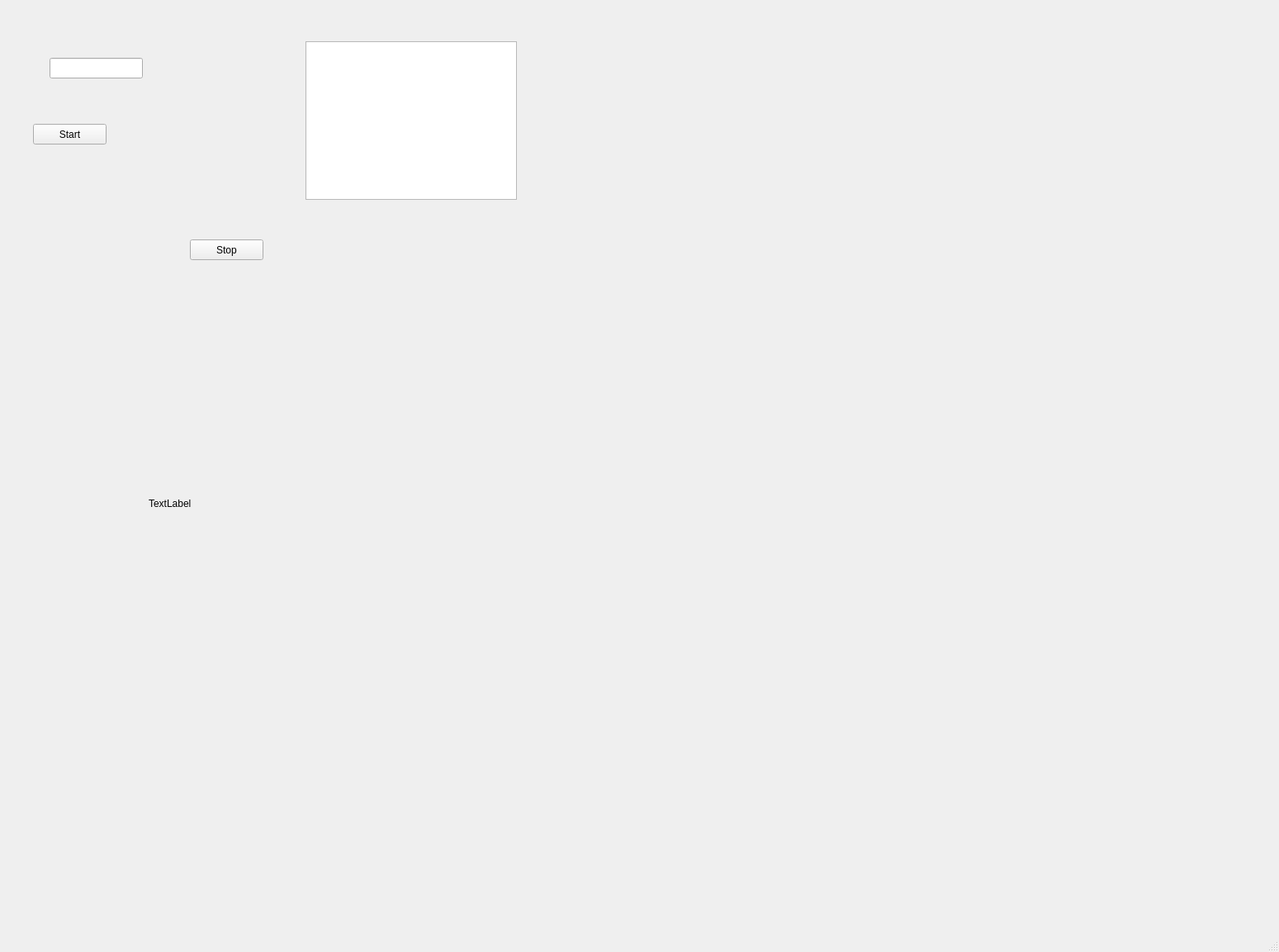
<?xml version="1.0" encoding="UTF-8"?>
<ui version="4.0">
 <class>MainWindow</class>
 <widget class="QMainWindow" name="MainWindow">
  <property name="geometry">
   <rect>
    <x>0</x>
    <y>0</y>
    <width>1549</width>
    <height>1153</height>
   </rect>
  </property>
  <property name="windowTitle">
   <string>MainWindow</string>
  </property>
  <widget class="QWidget" name="centralwidget">
   <widget class="QGraphicsView" name="graphicsView">
    <property name="geometry">
     <rect>
      <x>370</x>
      <y>50</y>
      <width>256</width>
      <height>192</height>
     </rect>
    </property>
   </widget>
   <widget class="QPushButton" name="StartButton">
    <property name="geometry">
     <rect>
      <x>40</x>
      <y>150</y>
      <width>89</width>
      <height>25</height>
     </rect>
    </property>
    <property name="text">
     <string>Start</string>
    </property>
   </widget>
   <widget class="QPushButton" name="StopButton">
    <property name="geometry">
     <rect>
      <x>230</x>
      <y>290</y>
      <width>89</width>
      <height>25</height>
     </rect>
    </property>
    <property name="text">
     <string>Stop</string>
    </property>
   </widget>
   <widget class="QLabel" name="imageLabel">
    <property name="geometry">
     <rect>
      <x>180</x>
      <y>140</y>
      <width>1280</width>
      <height>940</height>
     </rect>
    </property>
    <property name="text">
     <string>TextLabel</string>
    </property>
   </widget>
   <widget class="QLineEdit" name="exp_time_input">
    <property name="geometry">
     <rect>
      <x>60</x>
      <y>70</y>
      <width>113</width>
      <height>25</height>
     </rect>
    </property>
   </widget>
  </widget>
  <widget class="QMenuBar" name="menubar">
   <property name="geometry">
    <rect>
     <x>0</x>
     <y>0</y>
     <width>1549</width>
     <height>22</height>
    </rect>
   </property>
  </widget>
  <widget class="QStatusBar" name="statusbar"/>
 </widget>
 <resources/>
 <connections/>
</ui>
